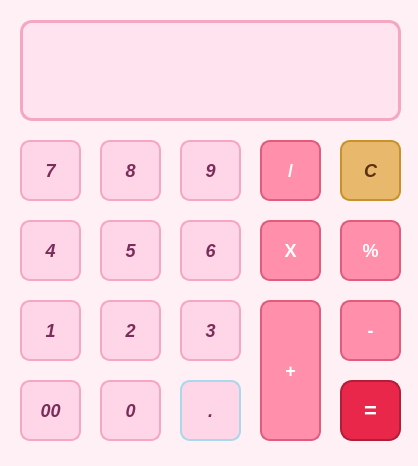
<?xml version="1.0" encoding="UTF-8"?>
<ui version="4.0">
 <class>gelato2calc</class>
 <widget class="QMainWindow" name="gelato2calc">
  <property name="geometry">
   <rect>
    <x>0</x>
    <y>0</y>
    <width>418</width>
    <height>466</height>
   </rect>
  </property>
  <property name="windowTitle">
   <string>MainWindow</string>
  </property>
  <property name="styleSheet">
   <string notr="true">QMainWindow, QWidget {
    background-color: #fff0f5;
    font-family: Arial, sans-serif;
    color: #5c2d4a;
}

QPlainTextEdit {
    background-color: #ffe4f0;
    border: 3px solid #f4a7c3;
    border-radius: 12px;
    padding: 10px;
    font-size: 24px;
    font-weight: bold;
    color: #7a2d5a;
}

QPushButton#pushButton_0,
QPushButton#pushButton_00,
QPushButton#pushButton_1,
QPushButton#pushButton_2,
QPushButton#pushButton_3,
QPushButton#pushButton_4,
QPushButton#pushButton_5,
QPushButton#pushButton_6,
QPushButton#pushButton_7,
QPushButton#pushButton_8,
QPushButton#pushButton_9 {
    background-color: #ffd6e8;
    border: 2px solid #f4a7c3;
    border-radius: 10px;
    font-size: 18px;
    font-weight: bold;
    color: #7a2d5a;
    min-width: 55px;
    min-height: 55px;
}

QPushButton#pushButton_0:hover,
QPushButton#pushButton_00:hover,
QPushButton#pushButton_1:hover,
QPushButton#pushButton_2:hover,
QPushButton#pushButton_3:hover,
QPushButton#pushButton_4:hover,
QPushButton#pushButton_5:hover,
QPushButton#pushButton_6:hover,
QPushButton#pushButton_7:hover,
QPushButton#pushButton_8:hover,
QPushButton#pushButton_9:hover {
    background-color: #ffb3d1;
}

QPushButton#pushButton_0:pressed,
QPushButton#pushButton_00:pressed,
QPushButton#pushButton_1:pressed,
QPushButton#pushButton_2:pressed,
QPushButton#pushButton_3:pressed,
QPushButton#pushButton_4:pressed,
QPushButton#pushButton_5:pressed,
QPushButton#pushButton_6:pressed,
QPushButton#pushButton_7:pressed,
QPushButton#pushButton_8:pressed,
QPushButton#pushButton_9:pressed {
    background-color: #f48fb1;
}

QPushButton#pushButton_adunare,
QPushButton#pushButton_scadere,
QPushButton#pushButton_inmultire,
QPushButton#pushButton_impartire,
QPushButton#pushButton_mod {
    background-color: #ff8fab;
    color: #ffffff;
    border: 2px solid #e05c7e;
    border-radius: 10px;
    font-size: 18px;
    font-weight: bold;
    min-width: 55px;
    min-height: 55px;
}

QPushButton#pushButton_adunare:hover,
QPushButton#pushButton_scadere:hover,
QPushButton#pushButton_inmultire:hover,
QPushButton#pushButton_impartire:hover,
QPushButton#pushButton_mod:hover {
    background-color: #ff6b96;
}

QPushButton#pushButton_adunare:pressed,
QPushButton#pushButton_scadere:pressed,
QPushButton#pushButton_inmultire:pressed,
QPushButton#pushButton_impartire:pressed,
QPushButton#pushButton_mod:pressed {
    background-color: #e0496e;
}

QPushButton#pushButton_equal {
    background-color: #e8274b;
    color: #ffffff;
    border: 2px solid #b01e38;
    border-radius: 12px;
    font-size: 22px;
    font-weight: bold;
    min-width: 55px;
    min-height: 55px;
}

QPushButton#pushButton_equal:hover {
    background-color: #c9183a;
}

QPushButton#pushButton_equal:pressed {
    background-color: #a01028;
}

QPushButton#pushButton_clear {
    background-color: #e8b86d;
    color: #5c3010;
    border: 2px solid #c8922a;
    border-radius: 10px;
    font-size: 18px;
    font-weight: bold;
    min-width: 55px;
    min-height: 55px;
}

QPushButton#pushButton_clear:hover {
    background-color: #d4a055;
}

QPushButton#pushButton_clear:pressed {
    background-color: #b8843a;
}

QPushButton#pushButton_virgula {
    background-color: #ffd6e8;
    border: 2px solid #a8d8ea;
    border-radius: 10px;
    font-size: 18px;
    font-weight: bold;
    color: #7a2d5a;
    min-width: 55px;
    min-height: 55px;
}</string>
  </property>
  <widget class="QWidget" name="centralwidget">
   <widget class="QPushButton" name="pushButton_impartire">
    <property name="geometry">
     <rect>
      <x>260</x>
      <y>140</y>
      <width>61</width>
      <height>61</height>
     </rect>
    </property>
    <property name="text">
     <string>/</string>
    </property>
   </widget>
   <widget class="QPushButton" name="pushButton_virgula">
    <property name="geometry">
     <rect>
      <x>180</x>
      <y>380</y>
      <width>61</width>
      <height>61</height>
     </rect>
    </property>
    <property name="font">
     <font>
      <family>Arial</family>
      <pointsize>-1</pointsize>
      <italic>true</italic>
      <bold>true</bold>
     </font>
    </property>
    <property name="text">
     <string>.</string>
    </property>
   </widget>
   <widget class="QPushButton" name="pushButton_inmultire">
    <property name="geometry">
     <rect>
      <x>260</x>
      <y>220</y>
      <width>61</width>
      <height>61</height>
     </rect>
    </property>
    <property name="text">
     <string>X</string>
    </property>
   </widget>
   <widget class="QPushButton" name="pushButton_5">
    <property name="geometry">
     <rect>
      <x>100</x>
      <y>220</y>
      <width>61</width>
      <height>61</height>
     </rect>
    </property>
    <property name="font">
     <font>
      <family>Arial</family>
      <pointsize>-1</pointsize>
      <italic>true</italic>
      <bold>true</bold>
     </font>
    </property>
    <property name="text">
     <string>5</string>
    </property>
   </widget>
   <widget class="QPlainTextEdit" name="plainTextEdit_result">
    <property name="geometry">
     <rect>
      <x>20</x>
      <y>20</y>
      <width>381</width>
      <height>101</height>
     </rect>
    </property>
    <property name="font">
     <font>
      <family>Arial</family>
      <pointsize>-1</pointsize>
      <bold>true</bold>
     </font>
    </property>
    <property name="plainText">
     <string/>
    </property>
   </widget>
   <widget class="QPushButton" name="pushButton_3">
    <property name="geometry">
     <rect>
      <x>180</x>
      <y>300</y>
      <width>61</width>
      <height>61</height>
     </rect>
    </property>
    <property name="font">
     <font>
      <family>Arial</family>
      <pointsize>-1</pointsize>
      <italic>true</italic>
      <bold>true</bold>
     </font>
    </property>
    <property name="text">
     <string>3</string>
    </property>
   </widget>
   <widget class="QPushButton" name="pushButton_9">
    <property name="geometry">
     <rect>
      <x>180</x>
      <y>140</y>
      <width>61</width>
      <height>61</height>
     </rect>
    </property>
    <property name="font">
     <font>
      <family>Arial</family>
      <pointsize>-1</pointsize>
      <italic>true</italic>
      <bold>true</bold>
     </font>
    </property>
    <property name="text">
     <string>9</string>
    </property>
   </widget>
   <widget class="QPushButton" name="pushButton_adunare">
    <property name="geometry">
     <rect>
      <x>260</x>
      <y>300</y>
      <width>61</width>
      <height>141</height>
     </rect>
    </property>
    <property name="text">
     <string>+</string>
    </property>
   </widget>
   <widget class="QPushButton" name="pushButton_clear">
    <property name="geometry">
     <rect>
      <x>340</x>
      <y>140</y>
      <width>61</width>
      <height>61</height>
     </rect>
    </property>
    <property name="font">
     <font>
      <family>Arial</family>
      <pointsize>-1</pointsize>
      <italic>true</italic>
      <bold>true</bold>
     </font>
    </property>
    <property name="text">
     <string>C</string>
    </property>
   </widget>
   <widget class="QPushButton" name="pushButton_4">
    <property name="geometry">
     <rect>
      <x>20</x>
      <y>220</y>
      <width>61</width>
      <height>61</height>
     </rect>
    </property>
    <property name="font">
     <font>
      <family>Arial</family>
      <pointsize>-1</pointsize>
      <italic>true</italic>
      <bold>true</bold>
     </font>
    </property>
    <property name="text">
     <string>4</string>
    </property>
   </widget>
   <widget class="QPushButton" name="pushButton_2">
    <property name="geometry">
     <rect>
      <x>100</x>
      <y>300</y>
      <width>61</width>
      <height>61</height>
     </rect>
    </property>
    <property name="font">
     <font>
      <family>Arial</family>
      <pointsize>-1</pointsize>
      <italic>true</italic>
      <bold>true</bold>
     </font>
    </property>
    <property name="text">
     <string>2</string>
    </property>
   </widget>
   <widget class="QPushButton" name="pushButton_0">
    <property name="geometry">
     <rect>
      <x>100</x>
      <y>380</y>
      <width>61</width>
      <height>61</height>
     </rect>
    </property>
    <property name="font">
     <font>
      <family>Arial</family>
      <pointsize>-1</pointsize>
      <italic>true</italic>
      <bold>true</bold>
     </font>
    </property>
    <property name="text">
     <string>0</string>
    </property>
   </widget>
   <widget class="QPushButton" name="pushButton_8">
    <property name="geometry">
     <rect>
      <x>100</x>
      <y>140</y>
      <width>61</width>
      <height>61</height>
     </rect>
    </property>
    <property name="font">
     <font>
      <family>Arial</family>
      <pointsize>-1</pointsize>
      <italic>true</italic>
      <bold>true</bold>
     </font>
    </property>
    <property name="text">
     <string>8</string>
    </property>
   </widget>
   <widget class="QPushButton" name="pushButton_1">
    <property name="geometry">
     <rect>
      <x>20</x>
      <y>300</y>
      <width>61</width>
      <height>61</height>
     </rect>
    </property>
    <property name="font">
     <font>
      <family>Arial</family>
      <pointsize>-1</pointsize>
      <italic>true</italic>
      <bold>true</bold>
     </font>
    </property>
    <property name="text">
     <string>1</string>
    </property>
   </widget>
   <widget class="QPushButton" name="pushButton_7">
    <property name="geometry">
     <rect>
      <x>20</x>
      <y>140</y>
      <width>61</width>
      <height>61</height>
     </rect>
    </property>
    <property name="font">
     <font>
      <family>Arial</family>
      <pointsize>-1</pointsize>
      <italic>true</italic>
      <bold>true</bold>
     </font>
    </property>
    <property name="text">
     <string>7</string>
    </property>
   </widget>
   <widget class="QPushButton" name="pushButton_6">
    <property name="geometry">
     <rect>
      <x>180</x>
      <y>220</y>
      <width>61</width>
      <height>61</height>
     </rect>
    </property>
    <property name="font">
     <font>
      <family>Arial</family>
      <pointsize>-1</pointsize>
      <italic>true</italic>
      <bold>true</bold>
     </font>
    </property>
    <property name="text">
     <string>6</string>
    </property>
   </widget>
   <widget class="QPushButton" name="pushButton_scadere">
    <property name="geometry">
     <rect>
      <x>340</x>
      <y>300</y>
      <width>61</width>
      <height>61</height>
     </rect>
    </property>
    <property name="text">
     <string>-</string>
    </property>
   </widget>
   <widget class="QPushButton" name="pushButton_equal">
    <property name="geometry">
     <rect>
      <x>340</x>
      <y>380</y>
      <width>61</width>
      <height>61</height>
     </rect>
    </property>
    <property name="text">
     <string>=</string>
    </property>
   </widget>
   <widget class="QPushButton" name="pushButton_mod">
    <property name="geometry">
     <rect>
      <x>340</x>
      <y>220</y>
      <width>61</width>
      <height>61</height>
     </rect>
    </property>
    <property name="text">
     <string>%</string>
    </property>
   </widget>
   <widget class="QPushButton" name="pushButton_00">
    <property name="geometry">
     <rect>
      <x>20</x>
      <y>380</y>
      <width>61</width>
      <height>61</height>
     </rect>
    </property>
    <property name="font">
     <font>
      <family>Arial</family>
      <pointsize>-1</pointsize>
      <italic>true</italic>
      <bold>true</bold>
     </font>
    </property>
    <property name="text">
     <string>00</string>
    </property>
   </widget>
  </widget>
  <widget class="QStatusBar" name="statusbar"/>
 </widget>
 <resources/>
 <connections/>
</ui>
